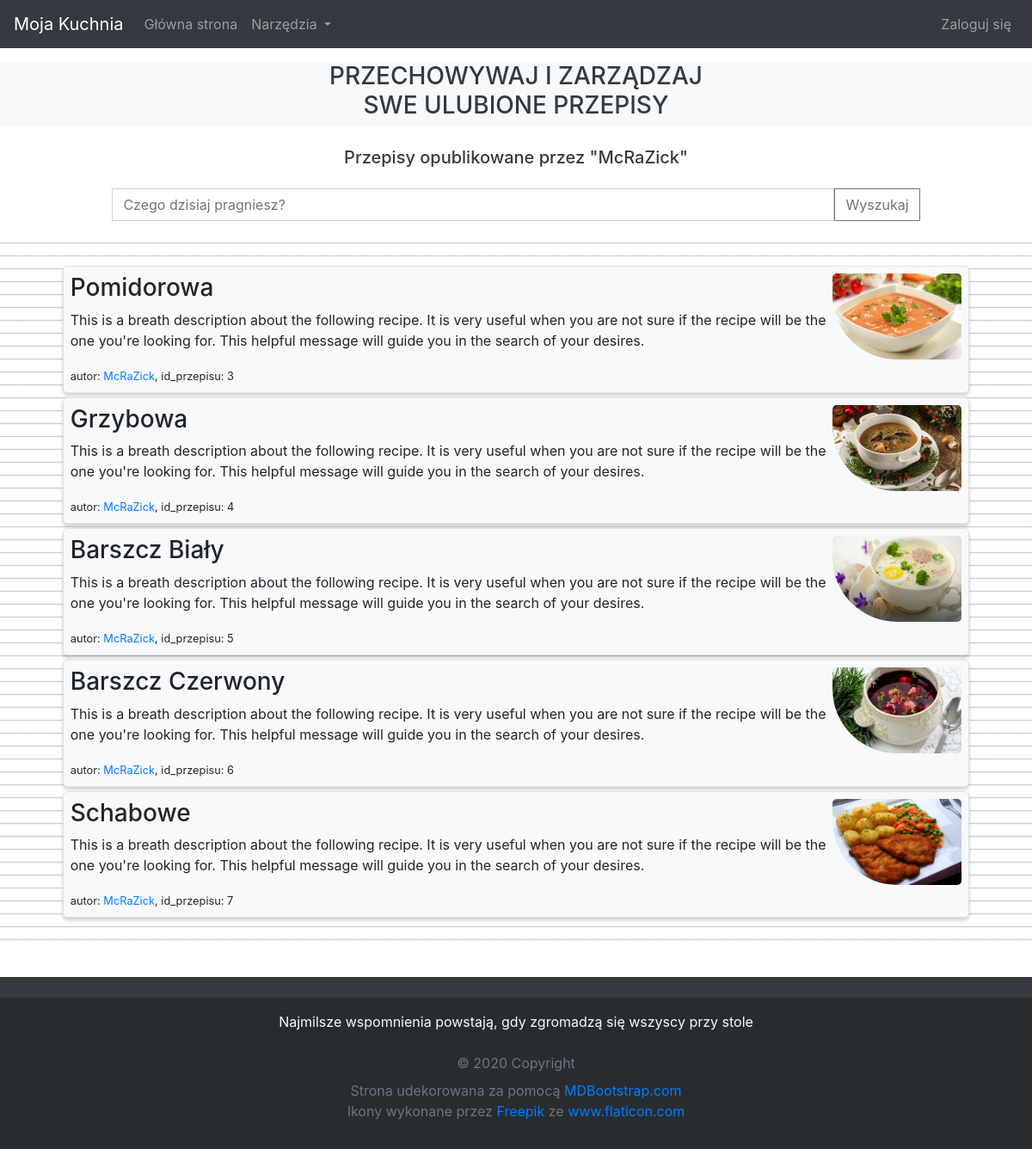
The page /user/McRaZick/ on the database as committed earlier.
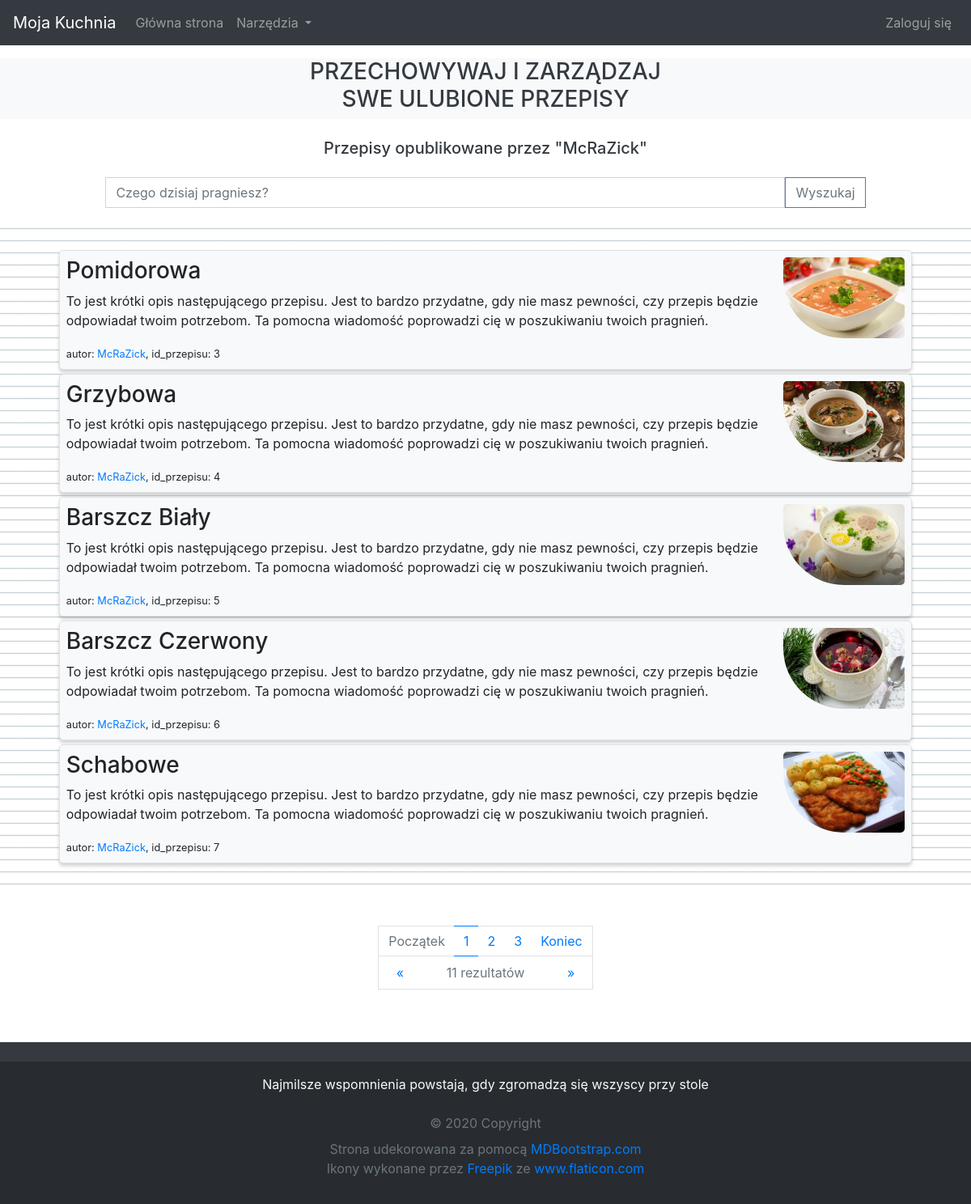
The same page on the database as committed later.
### recipes/models.py (models this page shows, shortened)
class Recipe(models.Model):
	title 		= models.CharField(max_length=100, verbose_name= _('Tytuł przepisu'))
	author		= models.ForeignKey(User, on_delete=models.CASCADE, verbose_name= _('Autor'))
	image 		= models.ImageField(default='default_recipe.jpg', upload_to='recipe_pics', verbose_name= _('Wprowadź Obraz'))
	description = models.TextField(blank=True, verbose_name= _('Krutka deskrypcja przepisu'))
	method 		= models.TextField(blank=True, verbose_name= _('Wprowadź instrukcję sukcesywnego wykonania produktu'))

### recipes/views.py (the view)
# urls.py: path('user/<str:username>/', UserRecipeListView.as_view(), name='user-recipes'),
class UserRecipeListView(ListView):
	model = Recipe
	template_name = 'recipes/user_recipes.html' # <app>/<model>_<viewtype>.html
	context_object_name = 'recipes'
	paginate_by = 5
	def get_queryset(self):
		user = get_object_or_404(User, username=self.kwargs.get('username'))
		return Recipe.objects.filter(author=user).order_by()

### recipes/templates/recipes/user_recipes.html
{% extends "recipes/base.html" %}
{% load recipes_extras %}
{% block content %}
{% load static %}
	<h5 class="mb-4 ml-1 mr-1 mt-4 text-center text-dark h5-mobile">Przepisy opublikowane przez "{{ view.kwargs.username }}"</h5>
	<form class="form-inline my-4 d-flex justify-content-center">
	  <input class="form-control" type="search" placeholder="Czego dzisiaj pragniesz?" aria-label="Search" style="border-radius:0; width:70%">
	  <button class="btn btn-outline-secondary" type="submit" style="border-radius: 0">Wyszukaj</button>
	</form>
	<div id="recipes" class="mt-4 mb-5 pt-4 pb-4" style="background-image: url('{% static 'recipes/img/background_notepad.png' %}'); background-size: 15px 15px">
	  <center class="container recipe-container">
		{% if recipes %}
		  {% for recipe in recipes %}
			<div class="border m-1 btn-light p-2 recipe-container" onclick="$(this).fadeOut(500); setTimeout(function(){window.location='{% url 'recipe-detail' recipe.id %}'}, 500)" style="overflow: auto; border-radius: 5px">
		      <article>
			    <img class="float-right" width="150px" height="100px" style="border-radius: 5px 5px 5px 75px" src="{{ recipe.image.url }}">
			    <h3>{{ recipe.title }}</h3>
			    <p>{{ recipe.description }}</p>
			    <small>
			      autor: <a href="{% url 'user-recipes' recipe.author.username %}">{{ recipe.author }}</a>,
			      id_przepisu: {{ recipe.id }}
			    </small>
		      </article>
	  	    </div>
		  {% endfor %}
		{% else %}
		  <div class="d-flex justify-content-center text-light p-5 text-center">
		    <h2>Sorry but no recipes are to be found</h2>
		  </div>
		{% endif %}
	  </center>
	</div>
	{% if is_paginated %}
	  <center class="pagination justify-content-center">
	    <nav id="home-pagination" aria-label="Page navigation example">
	      <div>
	  	    <ul class="pagination pagination-circle pg-blue mb-0">
	          <li class="page-item {% if not page_obj.has_previous %}disabled{% endif %}">
	            <a class="page-link" style="border-right: 0" aria-label="First" href="{% if page_obj.has_previous %}?page=1{% else %}#{% endif %}">
	              Początek
	            </a>
	          </li>
	          {% for num in page_obj.paginator.page_range %}
	            {% if page_obj.number == num %}
	              <li class="page-item active">
	          	    <a class="page-link page-link-active-fancy" href="?page={{ num }}">
	          	      {{ num }}
	          	    </a>
	              </li>
	            {% elif num > page_obj.number|add:'-3' and num < page_obj.number|add:'3' %}
	              <li class="page-item">
	          	    <a class="page-link page-link-fancy" href="?page={{ num }}">
	          	      {{ num }}
	          	    </a>
	              </li>
	            {% endif %}
	          {% endfor %}
	          <li class="page-item {% if not page_obj.has_next %}disabled{% endif %}">
	            <a class="page-link" style="border-left: 0" aria-label="Last" href="{% if page_obj.has_next %}?page={{ page_obj.paginator.num_pages }}{% else %}#{% endif %}">
	      	      Koniec
	            </a>
	          </li>
	        </ul>
	      </div>
	      <div name="page-flip">
	        <a style="border-right: 0" class="{% if not page_obj.has_previous %}disabled{% endif %}" aria-label="Previous" href="{% if page_obj.has_previous %}?page={{ page_obj.previous_page_number }}{% else %}#{% endif %}">
	          <span aria-hidden="true">&laquo;</span>
	        </a>
	        <a style="width: 60%; border-left: 0; border-right: 0; color: #6c757d; cursor: default">
	          <span id="search-result-counter">{{ page_obj.paginator.count }}</span>
			  rezultatów
	        </a>
	        <a style="border-left: 0" class="{% if not page_obj.has_next %}disabled{% endif %}" aria-label="Next" href="{% if page_obj.has_next %}?page={{ page_obj.next_page_number }}{% else %}#{% endif %}">
	          <span aria-hidden="true">&raquo;</span>
	        </a>
	      </div>
	    </nav>
	  </center>
	{% endif %}
{% endblock content %}

### recipes/templates/recipes/base.html (shortened to what this page needs)
{% load static %}
<!DOCTYPE html>
<html lang="pl">
<head>
    <link rel="stylesheet" href="https://maxcdn.bootstrapcdn.com/bootstrap/4.0.0/css/bootstrap.min.css">
    <link rel="stylesheet" type="text/css" href="{% static 'recipes/css/main.css' %}">
    <link rel="stylesheet" type="text/css" href="{% static 'recipes/css/home.css' %}">
    <link rel="stylesheet" type="text/css" href="{% static 'recipes/css/recipe_detail.css' %}">
    <link rel="stylesheet" type="text/css" href="{% static 'recipes/css/recipe_form.css' %}">
</head>
<body>
	<header class="site-header fixed-top">
	  <nav class="navbar navbar-expand-lg navbar-dark bg-dark fixed-top">
		<a class="navbar-brand" href="#">Moja Kuchnia</a>
		<div class="collapse navbar-collapse" id="navbarSupportedContent">
		  <ul class="navbar-nav mr-auto">
		    <li class="nav-item">
		      <a class="nav-link" href="{% url 'recipes-home' %}">Główna strona <span class="sr-only">(current)</span></a>
		    </li>
		    <li class="nav-item dropdown">
		      <a class="nav-link dropdown-toggle" href="#" id="navbarDropdown" role="button" data-toggle="dropdown" aria-haspopup="true" aria-expanded="false">
		          Narzędzia
		      </a>
		    </li>
		  </ul>
		  <ul class="navbar-nav ml-auto">
		  	<li class="nav-item">
		      {% if user.is_authenticated %}
		        <a class="nav-link" href="{% url 'profile' %}">Mój Profil <span class="sr-only">(current)</span></a>
		      {% else %}
		        <a class="nav-link" href="{% url 'login' %}">Zaloguj się <span class="sr-only">(current)</span></a>
		      {% endif %}
		    </li>
		  </ul>
		</div>
	  </nav>
	</header>
	<br/><br/>
	<div id="base-banner" class="d-flex justify-content-center mt-4 text-center text-dark bg-light">
	  <h3 class="h3-mobile">PRZECHOWYWAJ I ZARZĄDZAJ<br/>SWE ULUBIONE PRZEPISY</h3>
    </div>
	{% block content %}{% endblock %}
	<footer class="footer font-small bg-dark pt-4">
	  <section class="footer-copyright py-3" style="background-color: #282c30">
	  	<ul class="mb-4 text-light text-center container">
	      <span>
	      	Najmilsze wspomnienia powstają, gdy zgromadzą się wszyscy przy stole
	      </span>
	  	</ul>
	  	<ul class="container list-inline text-center text-secondary">
	  	  <li class="mb-2">
	  	  	© 2020 Copyright
	  	  </li>
	  	  <li>
	  	  	Strona udekorowana za pomocą
	        <a href="https://mdbootstrap.com/education/bootstrap/" target="_blank"> MDBootstrap.com</a>
	  	  </li>
	  	  <li>
	  	  	Ikony wykonane przez
	  	    <a href="https://www.flaticon.com/authors/freepik" title="Freepik">Freepik</a> ze <a href="https://www.flaticon.com/" title="Flaticon">www.flaticon.com</a>
	  	  </li>
	  	</ul>
	  </section>
	</footer>
</body>
</html>

### recipes/static/recipes/css/main.css (style rules this page uses)
html { scroll-behavior: smooth; position: relative; min-height: 100% }
body { margin-bottom: 240px }
.footer { position: absolute; width: 100%; bottom: 0px; left: 0 }
#recipes div, div.container { width: 95%; text-align: left }
.recipe-container > div { box-shadow: 0 2px 4px 0 rgba(0, 0, 0, 0.1), 0 4px 4px 0 rgba(0, 0, 0, 0.1); margin-bottom: 5px !important; }

### recipes/static/recipes/css/home.css (style rules this page uses)
#home-pagination { padding-bottom: 25px }
#home-pagination div a { border-radius: 0 }
#home-pagination div[name="page-flip"] a { border: 1px solid #dee2e6; background-color: #fff; text-decoration: none; padding: .5rem .75rem; text-align: center; cursor: pointer; border-top: 0; float: left; width: 20% }
#home-pagination div ul li a.page-link-fancy { border-left: 0; border-right: 0 }
#home-pagination div ul li a.page-link-active-fancy { border-left: 0; border-right: 0; color: #007bff; background-color: #fff }

Rows that differ between the two databases and show on the page:
changed Recipe "Pomidorowa": description "This is a breath description about the following recipe. It is very useful when you are not sure if the recipe will be the one you're looking for. This helpful message will guide you in the search of your desires." → "To jest krótki opis następującego przepisu. Jest to bardzo przydatne, gdy nie masz pewności, czy przepis będzie odpowiadał twoim potrzebom. Ta pomocna wiadomość poprowadzi cię w poszukiwaniu twoich pragnień."
changed Recipe "Grzybowa": description "This is a breath description about the following recipe. It is very useful when you are not sure if the recipe will be the one you're looking for. This helpful message will guide you in the search of your desires." → "To jest krótki opis następującego przepisu. Jest to bardzo przydatne, gdy nie masz pewności, czy przepis będzie odpowiadał twoim potrzebom. Ta pomocna wiadomość poprowadzi cię w poszukiwaniu twoich pragnień."
changed Recipe "Barszcz Biały": description "This is a breath description about the following recipe. It is very useful when you are not sure if the recipe will be the one you're looking for. This helpful message will guide you in the search of your desires." → "To jest krótki opis następującego przepisu. Jest to bardzo przydatne, gdy nie masz pewności, czy przepis będzie odpowiadał twoim potrzebom. Ta pomocna wiadomość poprowadzi cię w poszukiwaniu twoich pragnień."
changed Recipe "Barszcz Czerwony": description "This is a breath description about the following recipe. It is very useful when you are not sure if the recipe will be the one you're looking for. This helpful message will guide you in the search of your desires." → "To jest krótki opis następującego przepisu. Jest to bardzo przydatne, gdy nie masz pewności, czy przepis będzie odpowiadał twoim potrzebom. Ta pomocna wiadomość poprowadzi cię w poszukiwaniu twoich pragnień."
changed Recipe "Schabowe": description "This is a breath description about the following recipe. It is very useful when you are not sure if the recipe will be the one you're looking for. This helpful message will guide you in the search of your desires." → "To jest krótki opis następującego przepisu. Jest to bardzo przydatne, gdy nie masz pewności, czy przepis będzie odpowiadał twoim potrzebom. Ta pomocna wiadomość poprowadzi cię w poszukiwaniu twoich pragnień."
Other text that changed with them:
{{ page_obj.paginator.count }}: (not shown) → "11"
text now shown: "Początek Koniec « rezultatów »"
new list line: "1"
new list line: "2"
new list line: "3"
